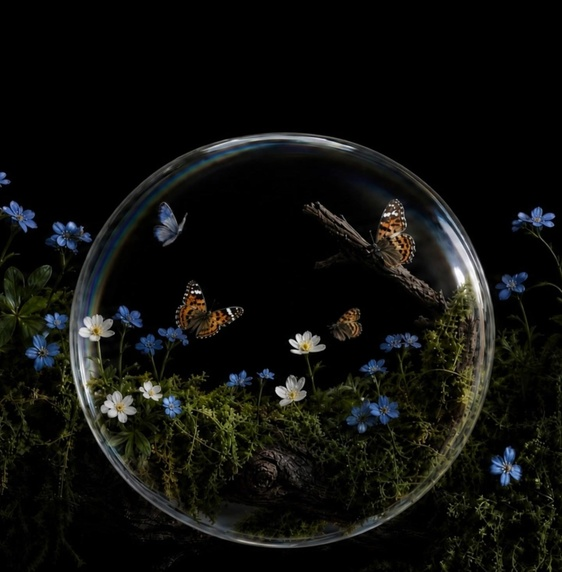
#> input picture bg-m-end.jpg, 562 x 572 px, shrunk from 1440 x 1464 before the run, found by its file name
$ python make_front.py
#> lines starting #> are read from the running program, lines starting #| are printed output that depends on the picture
# 從背景最後一格裁出「玻璃球前排青苔」，做成透明 PNG 疊在花的前面，讓花像長在青苔裡。
# 用法：python3 -I tools/make_front.py（在 couple-garden 資料夾執行）
import numpy as np
from PIL import Image

def smooth(x, a, b):
    t = np.clip((x - a) / float(b - a), 0, 1)
    return t * t * (3 - 2 * t)

# 圖、輸出、玻璃球在影片中的位置（比例），與 app.js 的 ASSETS 一致
JOBS = [
    ("bg-m-end.jpg", "front-m.png", dict(cx=0.5, cy=0.5833, rx=0.3757, ry=0.3484)),
    ("bg-end.jpg", "front.png", dict(cx=0.506, cy=0.718, rx=0.1413, ry=0.2356)),
]
DIM = 0.42  # 跟玻璃球內的暗色罩子同亮度，前後看起來才會接得上

for src, out, o in JOBS:
    im = Image.open(src).convert("RGB")
#> im is the input picture: PIL image 562x572 RGB; mean R, G, B 15.6, 16.1, 13.6
    W, H = im.size
#> W = 562; H = 572
    x0, x1 = int((o["cx"] - o["rx"]) * W), int((o["cx"] + o["rx"]) * W)
#> x0 = 69; x1 = 492
    y0, y1 = int((o["cy"] - o["ry"]) * H), int((o["cy"] + o["ry"]) * H)
#> y0 = 134; y1 = 532
    a = np.asarray(im.crop((x0, y0, x1, y1)), np.float32)
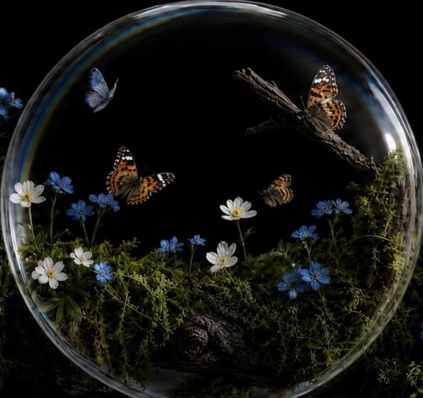
#> a: shape (398, 423, 3) float32; mean R, G, B 24.6, 25, 21
    h, w = a.shape[:2]
#> h = 398; w = 423
    yy, xx = np.mgrid[0:h, 0:w]
    u = (xx + 0.5) / w * 2 - 1          # -1..1 橫向
    v = (yy + 0.5) / h * 2 - 1          # -1..1 縱向（正值往下）
    inside = 1 - smooth(np.sqrt(u * u + v * v), 0.93, 0.985)   # 只留球內，避開玻璃邊
    band = smooth(v, 0.52, 0.70)        # 只要下半部前排
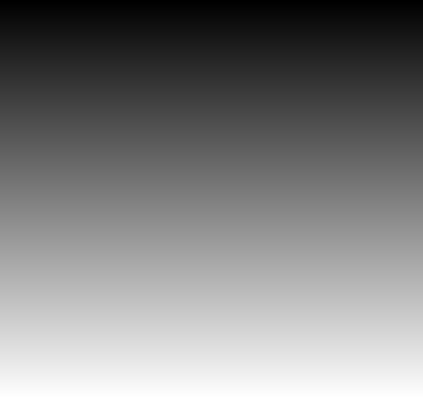
#> v: shape (398, 423) float64; min -0.997, max 0.997, mean 3.24e-17; drawn with min black and max white
    lum = (0.3 * a[..., 0] + 0.59 * a[..., 1] + 0.11 * a[..., 2]) / 255
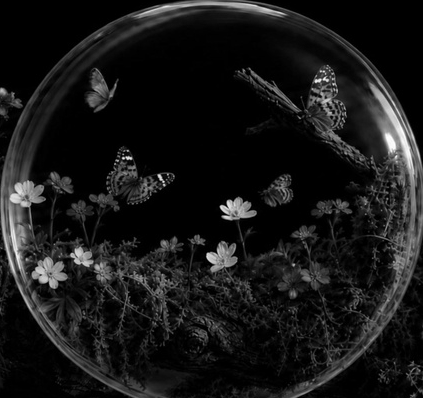
#> lum: shape (398, 423) float32; min 0, max 1, mean 0.0957
    solid = smooth(lum, 0.07, 0.20)     # 亮的青苔、葉子、小花才擋，暗處透明
#> call 3 of smooth, with a = 0.07, b = 0.2
#> in smooth (call 3), `t = np.clip((x - a) / float(b - a), 0, 1)`:
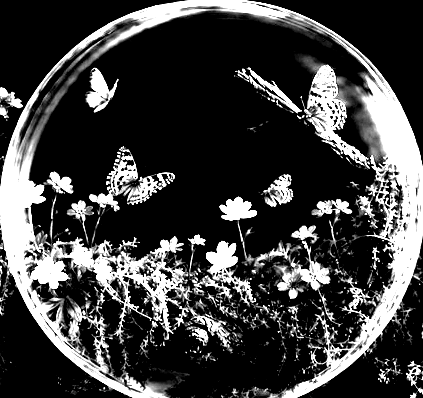
#> t: shape (398, 423) float32; min 0, max 1, mean 0.251
    alpha = inside * band * solid * 0.96
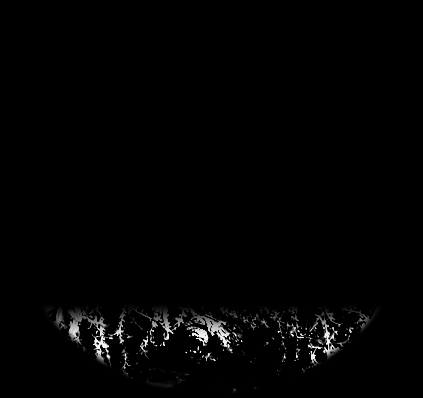
#> alpha: shape (398, 423) float64; min 0, max 0.96, mean 0.0114
    rgba = np.dstack([np.clip(a * DIM, 0, 255), alpha * 255]).astype(np.uint8)
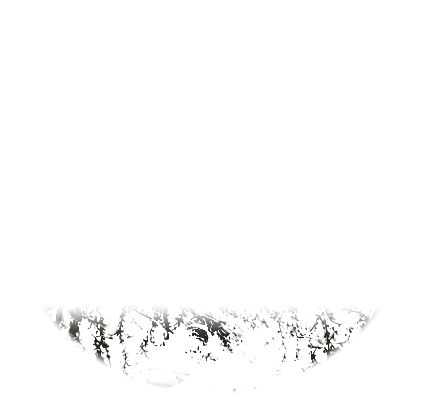
#> rgba: shape (398, 423, 4); mean R, G, B, A 10, 10.1, 8.5, 2.9; transparent parts drawn white
    Image.fromarray(rgba, "RGBA").save(out, optimize=True)
    print(out, (w, h))
#| front-m.png (423, 398)
#> pass 2 of the loop `for src, out, o in JOBS:`:
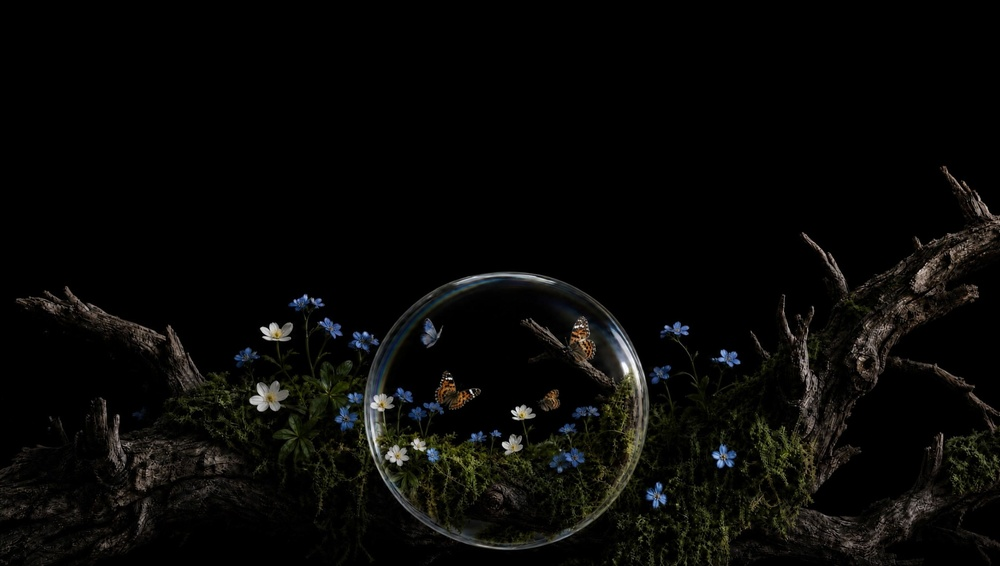
#> input picture bg-end.jpg, 1000 x 566 px, shrunk from 2560 x 1448 before the run, found by its file name
#> im is the input picture: PIL image 1000x566 RGB; mean R, G, B 8.7, 8.6, 7.1
#> a: shape (266, 283, 3) float32
#> v: shape (266, 283) float64
#> lum: shape (266, 283) float32
#> t: shape (266, 283) float32
#> `alpha = inside * band * solid * 0.96`:
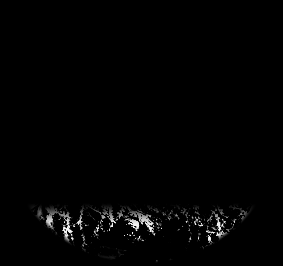
#> alpha: shape (266, 283) float64; min 0, max 0.96, mean 0.0113
#> `rgba = np.dstack([np.clip(a * DIM, 0, 255), alpha * 255]).astype(np.ui..`:
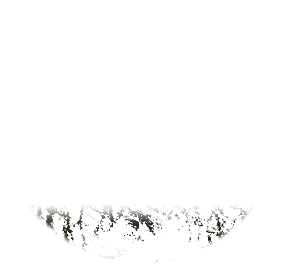
#> rgba: shape (266, 283, 4); mean R, G, B, A 10, 10.2, 8.5, 2.9; transparent parts drawn white
#| front.png (283, 266)
